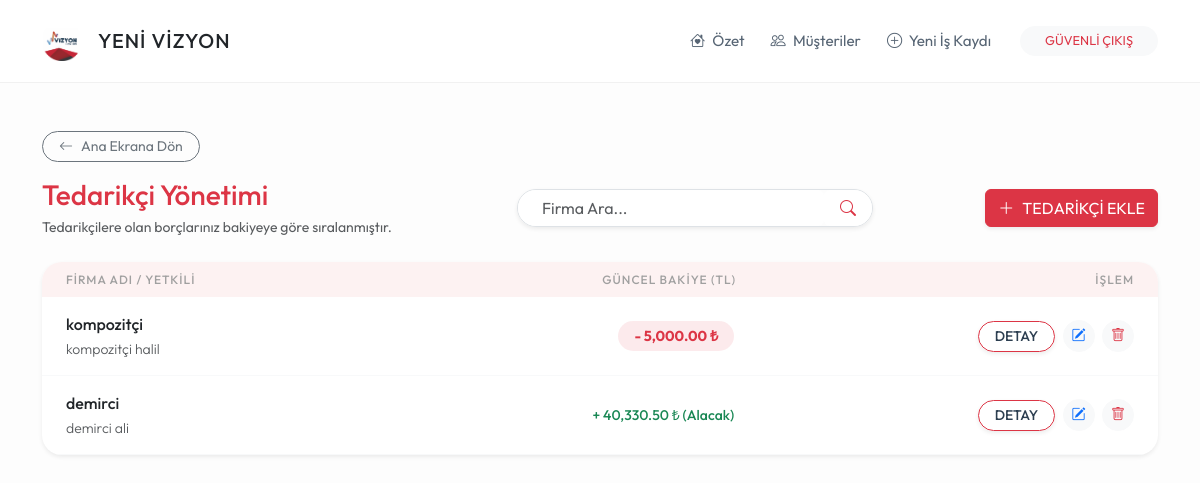
/ticari_borclar (signed in), run on the app's committed database.
### app.py (models this page shows)
class Tedarikci(db.Model):
    id = db.Column(db.Integer, primary_key=True)
    firma_adi = db.Column(db.String(150), nullable=False)
    yetkili_kisi = db.Column(db.String(100))
    telefon = db.Column(db.String(20))
    adres = db.Column(db.Text)
    durum = db.Column(db.String(20), default='Aktif')
    satin_almalar = db.relationship('SatinAlma', backref='tedarikci', lazy=True)
    odenenler = db.relationship('TedarikciOdeme', backref='tedarikci', lazy=True)

### app.py (the view)
@app.route('/ticari_borclar')
def ticari_borclar():
    if 'logged_in' not in session: return redirect(url_for('index'))
    arama_terimi = request.args.get('q')
    if arama_terimi:
        tedarikciler = Tedarikci.query.filter(
            Tedarikci.durum == 'Aktif',
            or_(
                Tedarikci.firma_adi.contains(arama_terimi),
                Tedarikci.yetkili_kisi.contains(arama_terimi)
            )
        ).all()
    else:
        tedarikciler = Tedarikci.query.filter_by(durum='Aktif').all()
    for t in tedarikciler:
        borc_toplam = 0
        odeme_toplam = 0
        for alim in t.satin_almalar:
            kur = GUNCEL_KURLAR.get(alim.para_birimi, 1.0)
            borc_toplam += (alim.tutar * kur)
        for odeme in t.odenenler:
            odeme_toplam += (odeme.tutar * odeme.kur_degeri)
        t.guncel_bakiye = borc_toplam - odeme_toplam
    tedarikciler.sort(key=lambda x: x.guncel_bakiye, reverse=True)
    return render_template('ticari_borclar.html',
                           tedarikciler=tedarikciler,
                           arama_var=bool(arama_terimi),
                           terim=arama_terimi)

### templates/ticari_borclar.html (shortened to what this page needs)
{% extends "base.html" %}
{% block content %}
<div class="mb-3">
    <a href="/" class="btn btn-outline-secondary btn-sm rounded-pill px-3"><i class="bi bi-arrow-left me-2"></i>Ana Ekrana Dön</a>
</div>
<div class="row mb-4 align-items-center">
    <div class="col-md-5">
        <h3 class="mb-1 text-danger">Tedarikçi Yönetimi</h3>
        <p class="text-muted small mb-0">Tedarikçilere olan borçlarınız bakiyeye göre sıralanmıştır.</p>
    </div>
    <div class="col-md-4 mt-3 mt-md-0">
        <form action="/ticari_borclar" method="GET" class="d-flex shadow-sm rounded-pill overflow-hidden border">
            <input type="text" name="q" class="form-control border-0 ps-4" placeholder="Firma Ara..." value="{{ terim or '' }}">
            <button type="submit" class="btn btn-white border-0 text-danger bg-white px-3"><i class="bi bi-search"></i></button>
        </form>
    </div>
    <div class="col-md-3 mt-3 mt-md-0 text-md-end">
        <button class="btn btn-danger shadow-sm" data-bs-toggle="modal" data-bs-target="#tedarikciEkleModal">
            <i class="bi bi-plus-lg me-2"></i>TEDARİKÇİ EKLE
        </button>
    </div>
</div>
<div class="card card-custom p-0 overflow-hidden shadow-sm border-0">
    <div class="table-responsive">
        <table class="table table-hover align-middle mb-0">
            <thead style="background-color: #fdf2f2;">
                <tr>
                    <th class="ps-4">Firma Adı / Yetkili</th>
                    <th class="text-end">Güncel Bakiye (TL)</th>
                    <th class="text-end pe-4">İşlem</th>
                </tr>
            </thead>
            <tbody>
                {% for t in tedarikciler %}
                <tr>
                    <td class="ps-4">
                        <div class="fw-bold text-dark">{{ t.firma_adi }}</div>
                        <div class="small text-muted">{{ t.yetkili_kisi or '-' }}</div>
                    </td>
                    <td class="text-end">
                        {% if t.guncel_bakiye > 1 %}
                            <span class="badge bg-danger bg-opacity-10 text-danger px-3 py-2 rounded-pill" style="font-size: 0.9rem;">
                                - {{ "{:,.2f}".format(t.guncel_bakiye) }} ₺
                            </span>
                        {% elif t.guncel_bakiye < -1 %}
                            <span class="text-success fw-bold small">
                                + {{ "{:,.2f}".format(t.guncel_bakiye * -1) }} ₺ (Alacak)
                            </span>
                        {% else %}
                            <span class="text-muted small">Borç Yok</span>
                        {% endif %}
                    </td>
                    <td class="text-end pe-4">
                        <a href="/tedarikci/{{ t.id }}" class="btn btn-sm btn-outline-danger fw-bold rounded-pill px-3 shadow-sm me-1" title="Hesap Detayı">
                            DETAY
                        </a>
                        <a href="/tedarikci_duzenle/{{ t.id }}" class="btn btn-sm btn-light text-primary rounded-circle me-1" style="width: 32px; height: 32px;" title="Düzenle">
                            <i class="bi bi-pencil-square"></i>
                        </a>
                        <a href="/tedarikci_sil/{{ t.id }}" onclick="return confirm('Bu tedarikçiyi listeden kaldırmak/arşivlemek istediğinize emin misiniz?');" class="btn btn-sm btn-light text-danger rounded-circle" style="width: 32px; height: 32px;" title="Sil/Arşivle">
                            <i class="bi bi-trash"></i>
                        </a>
                    </td>
                </tr>
                {% endfor %}
            </tbody>
        </table>
    </div>
</div>
{% endblock %}

### templates/base.html (style rules this page uses)
:root { --yvr-bg: #fdfdfd; --yvr-card-bg: #ffffff; --yvr-primary: #a2d2ff; --yvr-secondary: #bde0fe; --yvr-accent: #ffafcc; --yvr-text: #576574; --yvr-text-dark: #2c3e50; }
body { background-color: var(--yvr-bg); font-family: 'Outfit', sans-serif; color: var(--yvr-text); font-weight: 400; line-height: 1.6; }
h1, h2, h3, h4, h5, .fw-bold { font-weight: 500 !important; color: var(--yvr-text-dark); }
.card-custom { background: var(--yvr-card-bg); border-radius: 20px; border: none; box-shadow: 0 10px 30px rgba(0,0,0,0.02); padding: 1.5rem; }
.table { --bs-table-bg: transparent; }
.table thead th { font-weight: 500; text-transform: uppercase; font-size: 0.75rem; letter-spacing: 1px; color: #a0a0a0; border: none; }
.table td { border-bottom: 1px solid #f8f9fa; padding: 15px 10px; font-weight: 300; }

### data on the page
Tedarikci: firma_adi "kompozitçi", yetkili_kisi "kompozitçi halil", guncel_bakiye "5,000.00"
Tedarikci: firma_adi "demirci", yetkili_kisi "demirci ali", guncel_bakiye "40,330.50"
